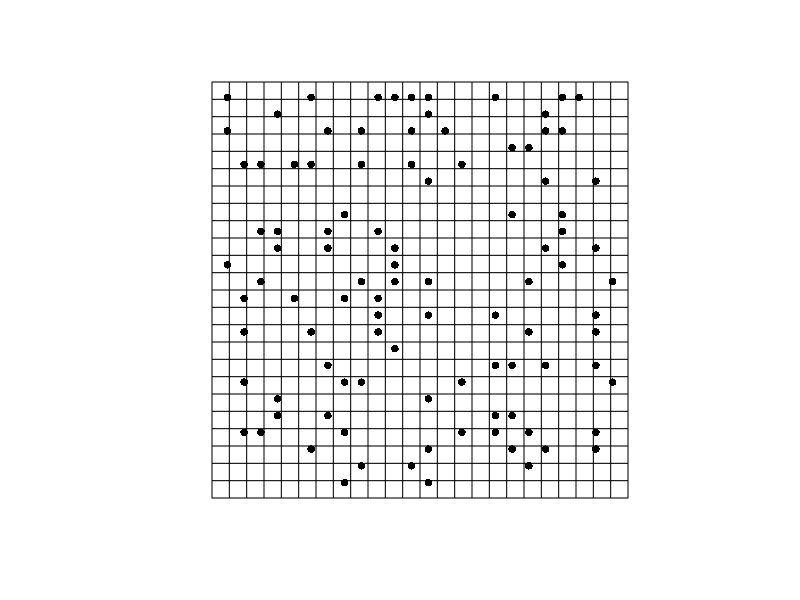
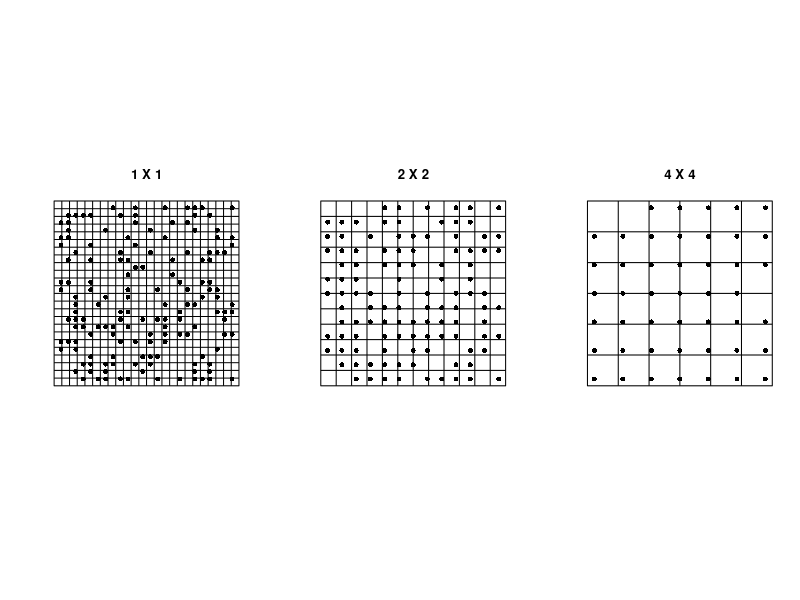

The R script that drew these images, in order:
## ---- chunk 1
knitr::opts_chunk$set(echo = TRUE)
## ---- chunk 2

library(tidyverse)
library(RANN)
library(furrr)
library(magrittr)
library(parallel)
library(ggpubr)


theme_set(theme_bw())
theme_update(
  panel.grid = element_blank(),
  strip.background = element_rect(fill = 'orange')
)


generate_landscape = function(
    Lx,
    Ly,
    quadrat_length,
    rangepar, 
    sillpar = 1, 
    nuggetpar = 0.01,
    seed
) {
  stopifnot(nuggetpar >= 0 & nuggetpar <= 1)
  RFoptions(seed = seed)
  
  stress = 
    RFsimulate(
      RMgauss(
        scale = rangepar + 1e-16,
        var = 2 * sillpar * (1 - nuggetpar)
      ) + 
        RMtrend(mean = 0) + 
        RMnugget(var = 2 * sillpar * nuggetpar),
      x = seq(Lx / quadrat_length),
      y = seq(Ly / quadrat_length)
    )@data$variable1
  
  
  stress=stress-min(stress)
  stress=stress/max(stress)
  
  landscape = 
    expand_grid(
      y = seq(Ly / quadrat_length),
      x = seq(Lx / quadrat_length)
    ) %>%
    mutate(
      soiltype=stress
    )
  
  return(as_tibble(landscape))
}


#Function to calculate the clusters
clustmap=function(dat,Lx,Ly,gr,unit){#dat is a full grid of 0s and 1s.
  
  options(dplyr.summarise.inform = FALSE)

   coords=expand.grid(x=1:Lx,y=1:Ly)
  
  dat=dat%>%
    mutate(pres=1)%>%
    right_join(coords,by=c('x','y'))%>%
    replace_na(list(pres=0))
  
  
  result=NULL    
  
  for(i in gr){
    
    cutx=unique(c(seq(0, Lx, i),Lx))
    cuty=unique(c(seq(0, Ly, i),Ly))
    
    if(unit=='tree'){
      
      dat1=dat%>%
        mutate(x = cut(x, cutx, labels = FALSE,include.lowest=TRUE),
               y = cut(y, cuty, labels = FALSE,include.lowest=TRUE))%>%
        group_by(x,y)%>%
        summarize(pres=(sum(pres)))%>%
        ungroup()%>%
        pivot_wider(names_from = x,values_from = pres)%>%
        select(-y)%>%
        as.matrix()
    }
    
    if(unit=='cell'){
      
      dat1=dat%>%
        mutate(x = cut(x, cutx, labels = FALSE,include.lowest=TRUE),
               y = cut(y, cuty, labels = FALSE,include.lowest=TRUE))%>%
        group_by(x,y)%>%
        summarize(pres=sign(sum(pres)))%>%
        ungroup()%>%
        pivot_wider(names_from = x,values_from = pres)%>%
        select(-y)%>%
        as.matrix()
    }
    
      
      clust=matrix(0,nrow=nrow(dat1),ncol=ncol(dat1))
      
      largest=0
      
      lbl=0:length(clust)
      
      for(y in seq(ncol(dat1))){
        for(x in seq(nrow(dat1))){
          
          if((dat1[x,y]>0)){
            
            left=ifelse(length(clust[x,y-1])==0,0,clust[x,y-1])
            above=ifelse(length(clust[x-1,y])==0,0,clust[x-1,y])
            
            if((left==0) & (above==0)){
              
              largest=largest+1
              clust[x,y]=largest
              lbl[(nrow(clust)*(y-1))+x]=largest
              
            }else{
              
              if((left!=0) & (above==0)){
                
                clust[x,y]=clust[x,y-1]
                
                lbl[(nrow(clust)*(y-1))+x]=lbl[(nrow(clust)*(y-2))+x]
                
              }else{
                
                if(left==0 & above!=0){
                  
                  clust[x,y]=clust[x-1,y]
                  
                  lbl[(nrow(clust)*(y-1))+x]=lbl[(nrow(clust)*(y-1))+x-1]
                  
                }else{
                  
                  newlab=min(left,above)
                  
                  lbl[which(lbl==left | lbl==above)]=newlab
                  
                  clust[x,y]=newlab
                  
                  clust[which(clust==max(left,above))]=newlab
                  
                }
              }
            }
          }
        }
      }
     

      
      clust2=clust%>%
        as_tibble()%>%
        mutate(y=1:nrow(clust))%>%
        pivot_longer("1":as.character(ncol(clust)),names_to="x",values_to =    "cluster")%>%
        mutate(x=as.numeric(x))%>%
        filter(cluster > 0)
      
      
      
      result=bind_rows(
        result,
        tibble(
          gr=i,
          x=clust2$x,
          y=clust2$y,
          cluster=clust2$cluster
        )
      )
       
    }
  
  return(result)
}


get_clusdat=function(clustmap){
  
    grs=unique(clustmap$gr)
    
    res=list(length=length(grs))
    
    for(i in grs){
      
      dat=clustmap%>%
          filter(gr==i && cluster > 0)%>%
          as.data.frame()
      
      clusfreq=dat%>%count(cluster)%>%count(n)
      
      numclus=tibble(clus=unique(dat$cluster),id=1:length(unique(dat$cluster)))
      
      distmat=matrix(0,nrow=length(unique(dat$cluster)),ncol=length(unique(dat$cluster)))
      
      for(i1 in 1:(length(numclus$id)-1)){
        for(i2 in (i+1):length(numclus$id)){
          

          cl1=dat[which(dat$cluster==numclus$clus[i1]),(1:2)]
          
          cl2=dat[which(dat$cluster==numclus$clus[i2]),(1:2)]
          
          dist=min(unlist(lapply(1:nrow(combs), function(x) sqrt((cl1[combs[x,1],1]-cl2[combs[x,2],1])^2 + (cl1[combs[x,1],2]-cl2[combs[x,2],2])^2))))
          
          distmat[i1,i2]=dist
          
        }
      }
      
      res[[i]]=list(gr=i,freq=clusfreq,mat=distmat)
      
    }
    
    return(res)
  
}

## ---- chunk 3

dummydat=expand.grid(x=1:24,y=1:24)%>%
        as_tibble()%>%
        slice(sample(1:24^2,100))%>%
        mutate(x=x,
               y=y)


par(pty="s")
plot(dummydat$y~dummydat$x,pch=16,ylab = "",xlab="", xaxt='n',yaxt='n')
grid(nx=24,ny=24,lty=1,lwd=1,col=1)

## ---- chunk 4
#plot the data with grain size 2
dummydat=expand.grid(x=1:24,y=1:24)%>%
        as_tibble()%>%
        slice(sample(1:24^2,150))%>%
        mutate(x=x,
               y=y)

dummydat2=dummydat%>%
          mutate(x=floor(x/2),
                 y=floor(y/2))

dummydat3=dummydat%>%
          mutate(x=floor(x/4),
                 y=floor(y/4))

nf <- layout( matrix(c(1,2,3), ncol=3) )

par(pty="s")
plot(dummydat$y~dummydat$x,pch=16,ylab = "",xlab="", xaxt='n',yaxt='n')
grid(nx=24,ny=24,lty=1,lwd=1,col=1)
title("1 X 1")


par(pty="s")
plot(dummydat2$y~dummydat2$x,pch=16,ylab = "",xlab="", xaxt='n',yaxt='n')
grid(nx=12,ny=12,lty=1,lwd=1,col=1)
title("2 X 2")



par(pty="s")
plot(dummydat3$y~dummydat3$x,pch=16,ylab = "",xlab="", xaxt='n',yaxt='n')
grid(nx=6,ny=6,lty=1,lwd=1,col=1)
title("4 X 4")
## ---- chunk 5
#plot the data with grain size 2
dummydat
